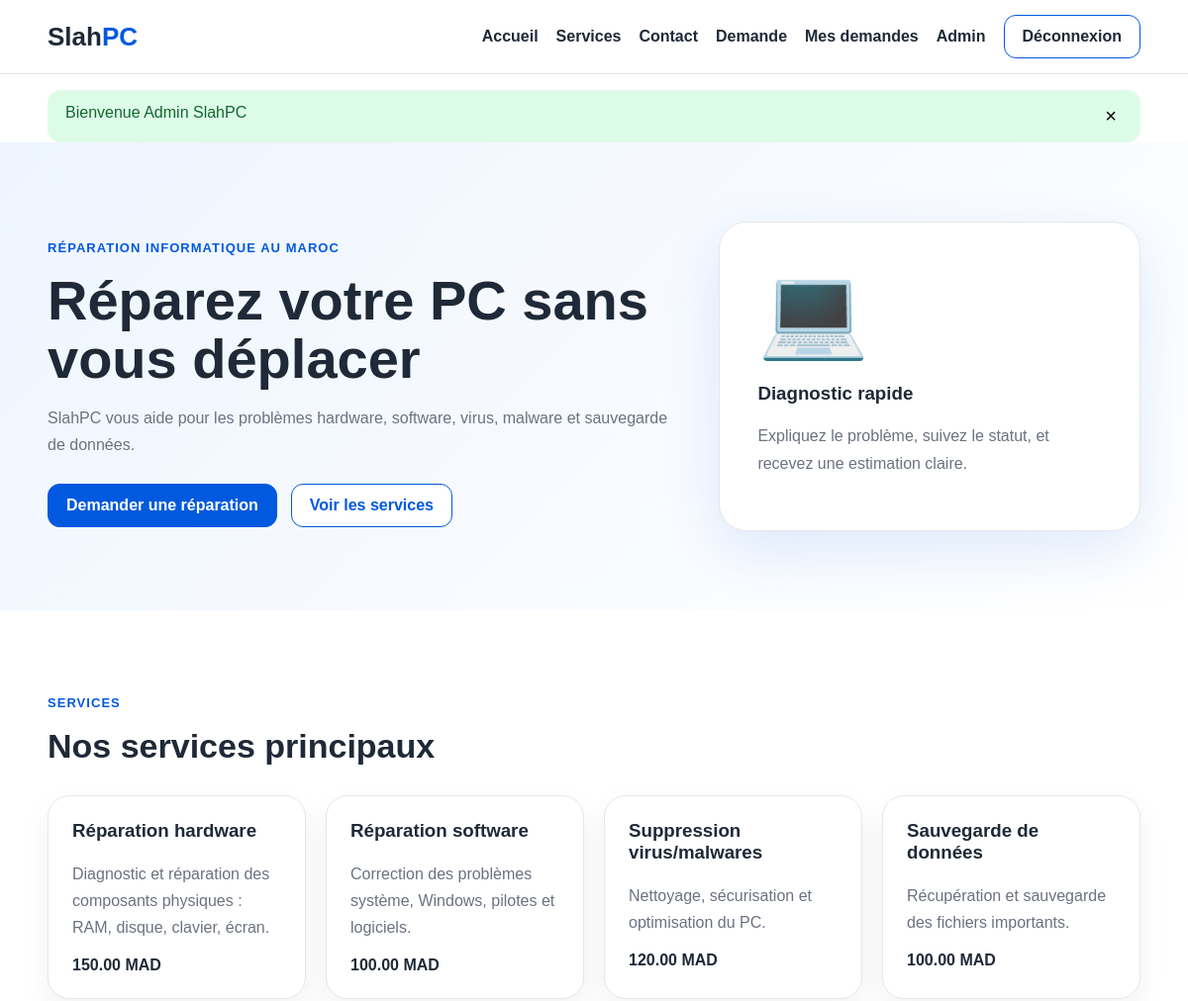
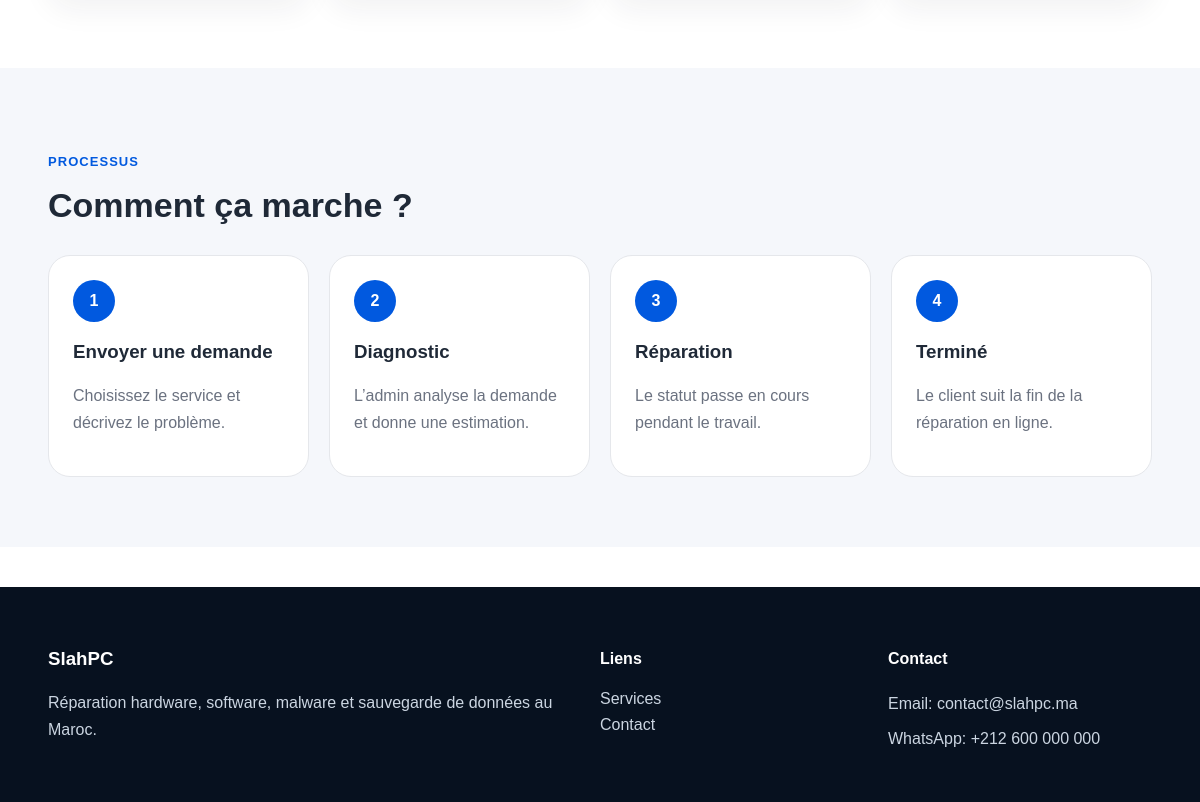
The page / (signed in) on the database its author committed (2 pictures, top to bottom).
### tables this page shows
CREATE TABLE IF NOT EXISTS services (
    id INT AUTO_INCREMENT PRIMARY KEY,
    name VARCHAR(120) NOT NULL,
    description TEXT,
    base_price DECIMAL(10,2),
    active TINYINT(1) DEFAULT 1,
    created_at TIMESTAMP DEFAULT CURRENT_TIMESTAMP
);

### includes/functions.php (called while the page is built, shortened)
<?php
function e($value) {
    return htmlspecialchars((string)$value, ENT_QUOTES, 'UTF-8');
}

### public/index.php (the view, shortened to what this page needs)
<?php
require_once '../includes/header.php';
$stmt = $pdo->query('SELECT * FROM services WHERE active = 1 ORDER BY id LIMIT 4');
$services = $stmt->fetchAll();
?>
<section class="hero">
    <div class="container hero-grid">
        <div>
            <p class="eyebrow">Réparation informatique au Maroc</p>
            <h1>Réparez votre PC sans vous déplacer</h1>
            <p>SlahPC vous aide pour les problèmes hardware, software, virus, malware et sauvegarde de données.</p>
            <div class="hero-actions">
                <a class="btn btn-primary" href="request-create.php">Demander une réparation</a>
                <a class="btn btn-outline" href="services.php">Voir les services</a>
            </div>
        </div>
        <div class="hero-card">
            <div class="computer-icon">💻</div>
            <h3>Diagnostic rapide</h3>
            <p>Expliquez le problème, suivez le statut, et recevez une estimation claire.</p>
        </div>
    </div>
</section>
<section class="section container">
    <div class="section-head">
        <p class="eyebrow">Services</p>
        <h2>Nos services principaux</h2>
    </div>
    <div class="card-grid">
        <?php foreach ($services as $service): ?>
            <article class="card">
                <h3><?= e($service['name']) ?></h3>
                <p><?= e($service['description']) ?></p>
                <strong><?= e($service['base_price']) ?> MAD</strong>
            </article>
        <?php endforeach; ?>
    </div>
</section>
<section class="section section-soft">
    <div class="container">
        <div class="section-head">
            <p class="eyebrow">Processus</p>
            <h2>Comment ça marche ?</h2>
        </div>
        <div class="steps">
            <div><span>1</span><h3>Envoyer une demande</h3><p>Choisissez le service et décrivez le problème.</p></div>
            <div><span>2</span><h3>Diagnostic</h3><p>L’admin analyse la demande et donne une estimation.</p></div>
            <div><span>3</span><h3>Réparation</h3><p>Le statut passe en cours pendant le travail.</p></div>
            <div><span>4</span><h3>Terminé</h3><p>Le client suit la fin de la réparation en ligne.</p></div>
        </div>
    </div>
</section>
<?php require_once '../includes/footer.php'; ?>

### assets/css/style.css (style rules this page uses)
:root { --primary: #0159df; --primary-dark: #003f9e; --bg: #f5f7fb; --text: #1f2937; --muted: #6b7280; --white: #ffffff; --border: #e5e7eb; --success: #16a34a; --danger: #dc2626; --warning: #f59e0b; }
* { box-sizing: border-box; }
body { margin: 0; font-family: Arial, sans-serif; color: var(--text); background: var(--white); }
a { color: inherit; text-decoration: none; }
.container { width: min(1120px, 92%); margin: auto; }
.btn { display: inline-flex; align-items: center; justify-content: center; border-radius: 12px; padding: 12px 18px; font-weight: 700; border: 1px solid var(--border); cursor: pointer; transition: .2s; }
.btn-primary { background: var(--primary); color: white; border-color: var(--primary); }
.btn-outline { background: white; color: var(--primary); border-color: var(--primary); }
.hero { background: linear-gradient(135deg, #eef5ff, #ffffff); padding: 80px 0; }
.hero-grid { display: grid; grid-template-columns: 1.2fr .8fr; align-items: center; gap: 40px; }
.eyebrow { color: var(--primary); text-transform: uppercase; font-weight: 800; letter-spacing: .08em; font-size: 13px; }
h1 { font-size: clamp(34px, 5vw, 56px); line-height: 1.05; margin: 10px 0; }
h2 { font-size: 34px; margin: 10px 0; }
p { color: var(--muted); line-height: 1.7; }
.hero-actions { display: flex; gap: 14px; margin-top: 26px; flex-wrap: wrap; }
.hero-card { background: white; padding: 38px; border-radius: 28px; box-shadow: 0 20px 60px rgba(1,89,223,.12); border: 1px solid var(--border); }
.computer-icon { font-size: 90px; }
.section, .page-section { padding: 70px 0; }
.section-soft { background: var(--bg); }
.section-head { margin-bottom: 30px; }
.card-grid { display: grid; grid-template-columns: repeat(4, 1fr); gap: 20px; }
.card { background: var(--white); border: 1px solid var(--border); border-radius: 22px; padding: 24px; box-shadow: 0 12px 30px rgba(31,41,55,.06); }
.card h3 { margin-top: 0; }
.steps { display: grid; grid-template-columns: repeat(4, 1fr); gap: 20px; }
.steps div { background: white; padding: 24px; border-radius: 22px; border: 1px solid var(--border); }
.steps span { display: inline-flex; width: 42px; height: 42px; background: var(--primary); color: white; border-radius: 50%; align-items: center; justify-content: center; font-weight: 800; }

### rows shown on the page
services: name "Réparation hardware", description "Diagnostic et réparation des composants physiques : RAM, disque, clavier, écran.", base_price "150.00"
services: name "Réparation software", description "Correction des problèmes système, Windows, pilotes et logiciels.", base_price "100.00"
services: name "Suppression virus/malwares", description "Nettoyage, sécurisation et optimisation du PC.", base_price "120.00"
services: name "Sauvegarde de données", description "Récupération et sauvegarde des fichiers importants.", base_price "100.00"

### other values the page prints
$flashMessage['message'] "Bienvenue Admin SlahPC"
